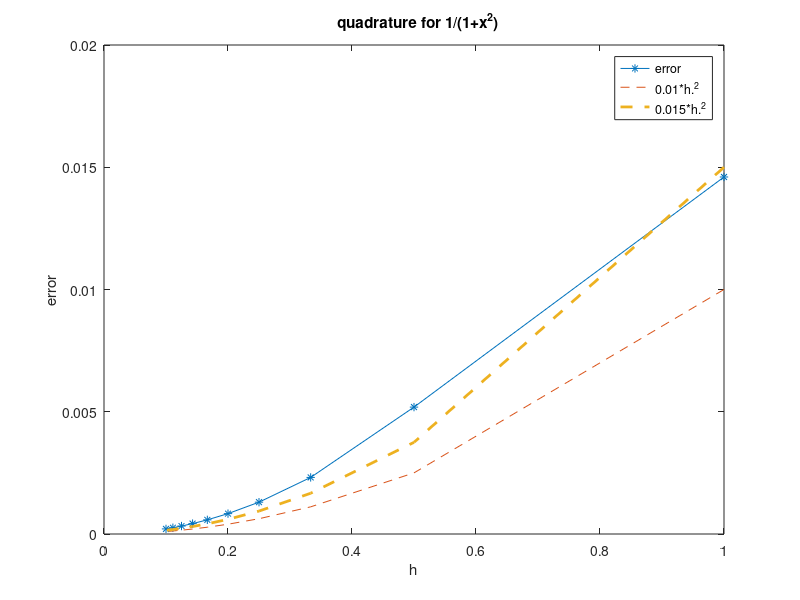
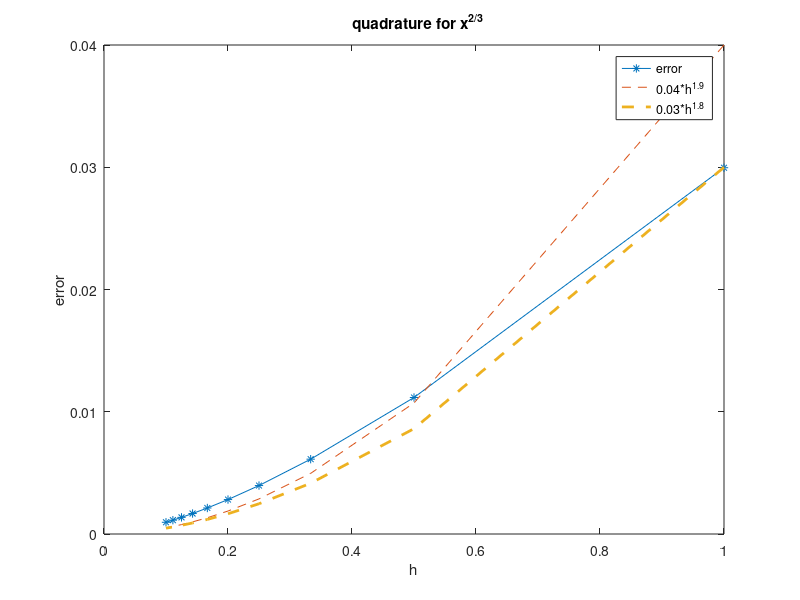

MATLAB code to generate these figures, in order:
% Testint Gauss-Quadrature on interval [a,b]
clear;close all;
f = @(x) 1./(1 + x.^2);
a = 0;
b = 1;
N = 1:10;
h = 1./N
N2 = N;
QG = 0;
errorQG = zeros(1,length(N));
for i = 1:length(N)
n = N(i);
x = zeros(n,1);
m = linspace(a,b,n+1);
hl = 1/(n);
x(1:end) = (0.5).*(m(2:end)+m(1:end-1));
w = ones(1,n);
fx = f(x);
disp('length fx')
disp(length(fx))
disp('length x')
disp(length(x))
IF = atan(1);
disp('length QG')
disp(length(QG))
QG = w*fx/n 


errorQG(i) = abs(IF-QG)

end
%%%%%%%%%%%%(c)%%%%%%%%%%%%
figure()
plot(h,errorQG,'-*',...
    h, 0.01*h.^2,'--',...
    h, 0.015*h.^2,'--','Linewidth', 2)
legend('error ','0.01*h.^2','0.015*h.^2')
xlabel('h'); ylabel('error'); title('  quadrature for 1/(1+x^2)')

%(f)%%%%%%%%%%%%%%%%%%%
f = @(x) x.^(2/3);
for i = 1:length(N)
n = N(i);
x = zeros(n,1);
m = linspace(a,b,n+1);
hl = 1/(n);
x(1:end) = (0.5).*(m(2:end)+m(1:end-1));
w = ones(1,n);
fx = f(x);
disp(length(fx))
disp(length(x))
IF = 3/5;
disp(length(QG))
QG = w*fx/n 
errorQG(i) = abs(IF-QG)

end
%%%%%%%%%%%%(c)%%%%%%%%%%%%
figure()
plot(h,errorQG,'-*',...
    h, 0.04*h.^(1.9),'--',...
    h, 0.03*h.^(1.8),'--','Linewidth', 2)
legend('error ','0.04*h^{1.9}','0.03*h^{1.8}')
xlabel('h'); ylabel('error'); title('  quadrature for x^{2/3}')
